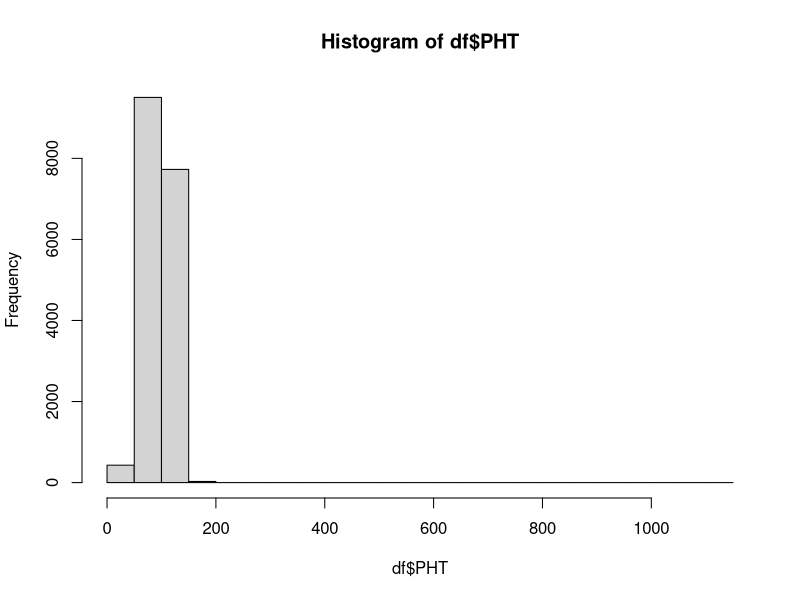
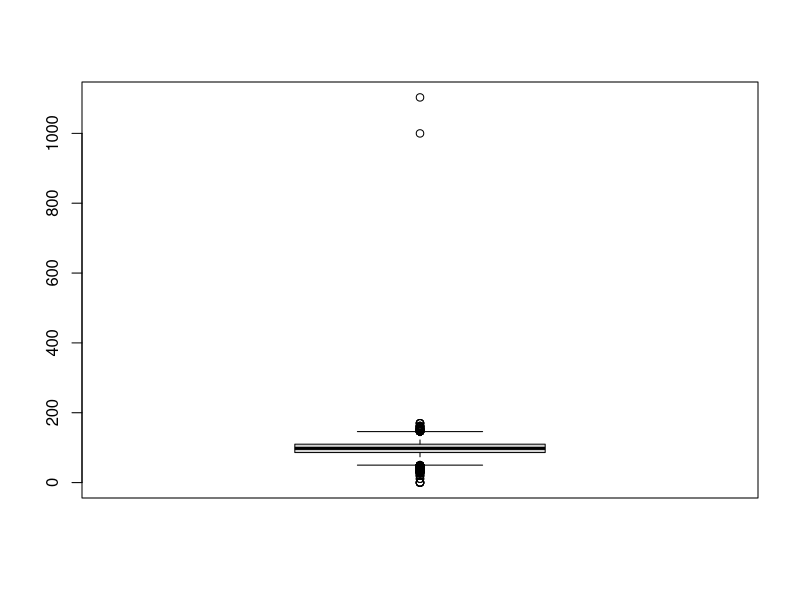
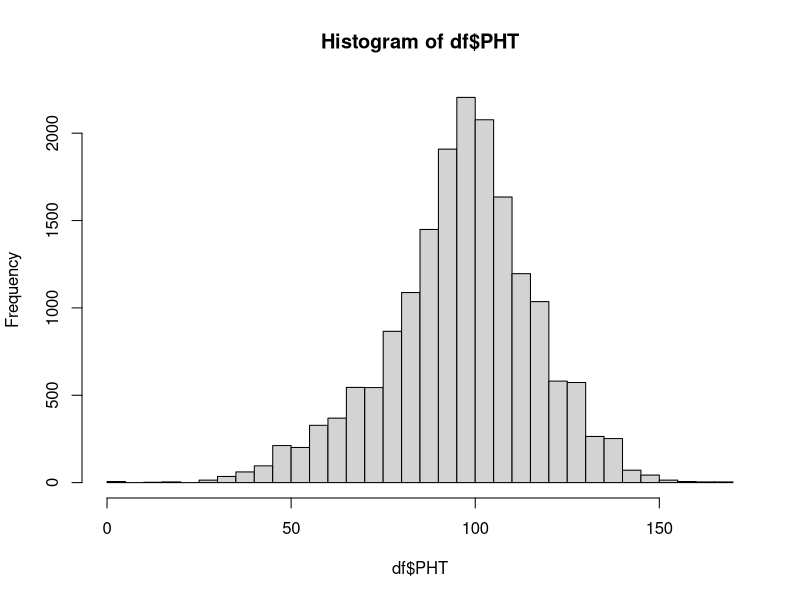
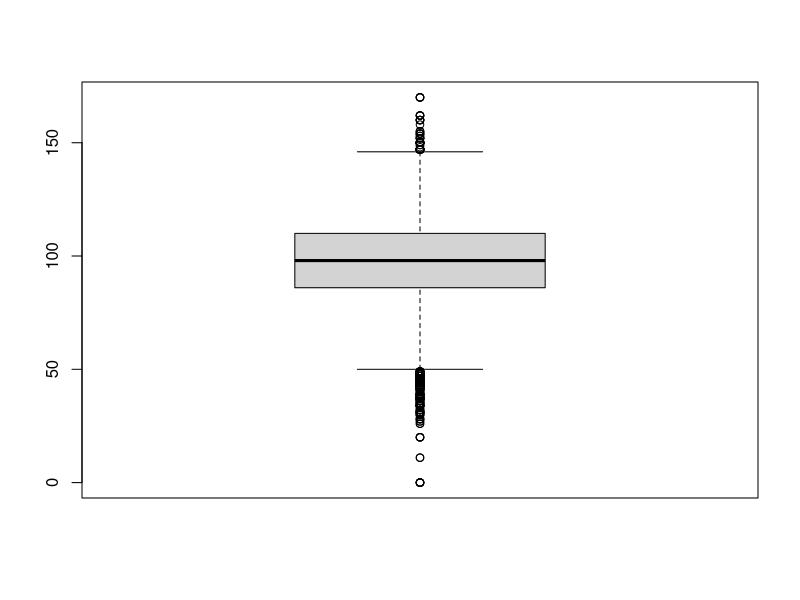
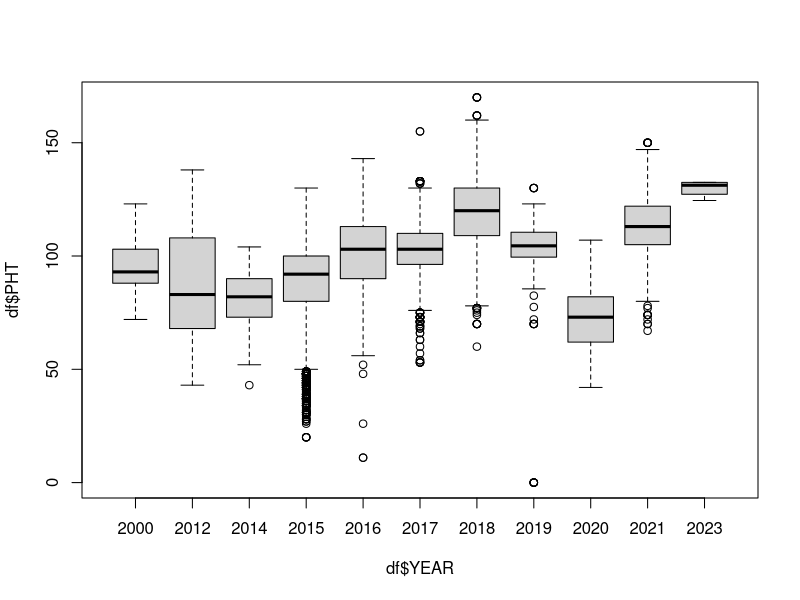
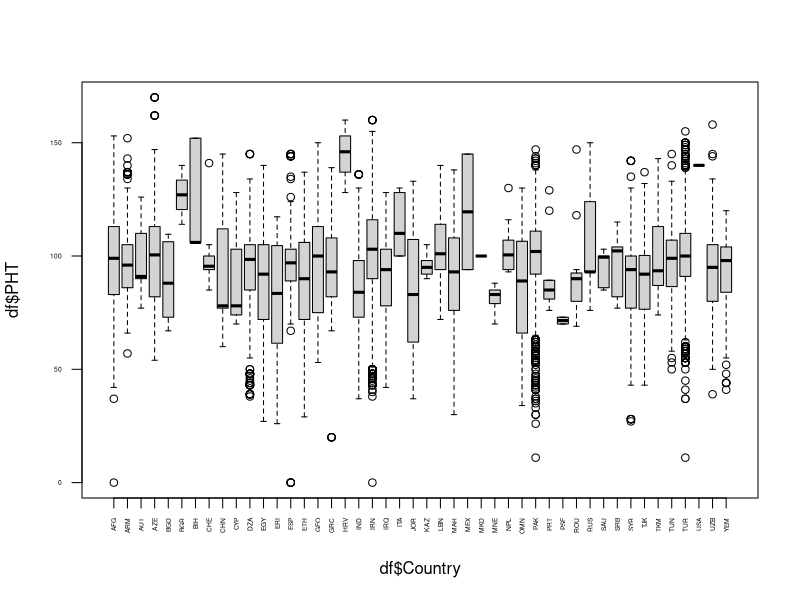

Write R code to recreate these figures, in order.
## ---- chunk 1
library(here)
## ---- chunk 2
# Loading required library
library(readxl)

# Import excel data frame
df <- read_excel(here("data","plantHeights.xlsx"))
## ---- chunk 3
head(df)
str(df)
## ---- chunk 4
df <- df[complete.cases(df),]
head(df)
## ---- chunk 5
# Summary statistics
summary(df$PHT)

# Histogram
hist(df$PHT)

# Box plot
boxplot(df$PHT)
## ---- chunk 6
# We want to keep only those values less than 800
df <- df[df$PHT < 800,]

# We plot our histogram aghain
hist(df$PHT, breaks = 50)

# We plot our boxplot again
boxplot(df$PHT)
## ---- chunk 7
# Box plot by year
boxplot(df$PHT ~ df$YEAR)

# box plot by country
boxplot(df$PHT ~ df$Country, las = 2, cex.axis = 0.4)
## ---- chunk 8
AZE_PHT <- df[df$Country == "AZE",]
CHN_PHT <- df[df$Country == "CHN",]

# Creating data frame with data only from these two countries
AZE_CHN_PHT <- rbind(AZE_PHT, CHN_PHT)

# Running t-test
t.test(AZE_CHN_PHT$PHT ~ AZE_CHN_PHT$Country)
## ---- chunk 9
# Filter for countries with more than 20 observations
df_filtered <- df[df$Country %in% names(which(table(df$Country) > 100)),]

# Make sure variables are factored
df_filtered$Country <- factor(df_filtered$Country)

# Fit one-way ANOVA
anova_model <- aov(PHT ~ Country, data = df_filtered)

# ANOVA table
summary(anova_model)
## ---- chunk 10
# We would run the Tukey HSD test
tuk <- TukeyHSD(anova_model)
tuk

# To see the pairs with lower p-values (most significant differences)
# We exctract results and turn into data frame
tuk_df <- as.data.frame(tuk$Country)

# Add pair names
tuk_df$Pair <- rownames(tuk$Country)

# Sort by adjusted p-value
tuk_df_sorted <- tuk_df[order(tuk_df$`p adj`), ]

# Show the pairs with significant differences
tuk_df_sorted[tuk_df_sorted$`p adj` < 0.05,]
